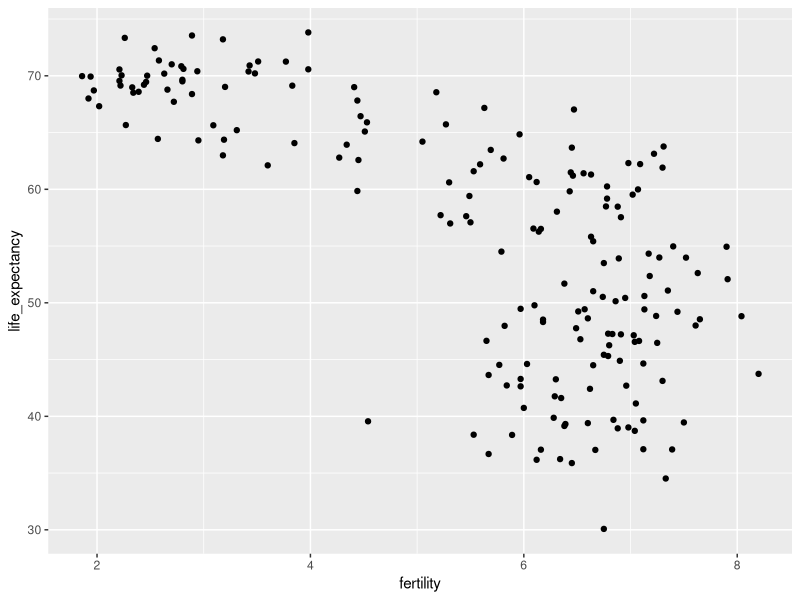
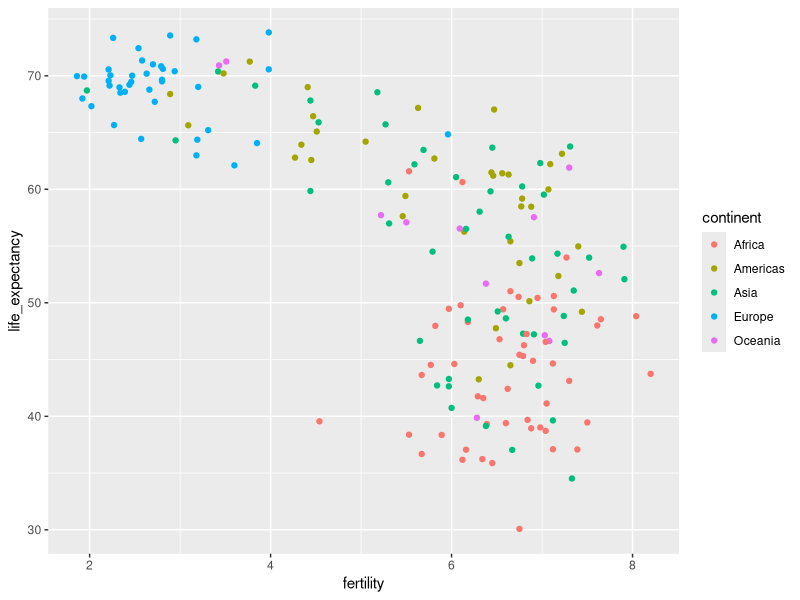
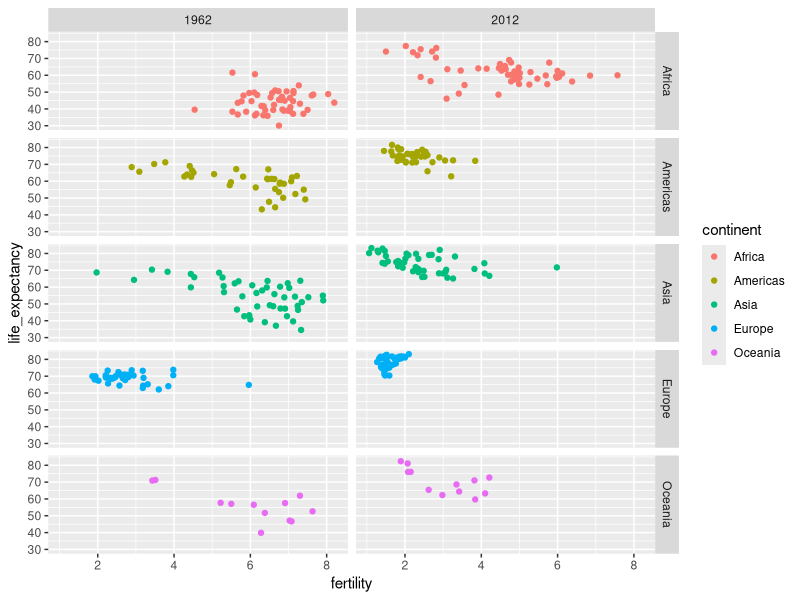
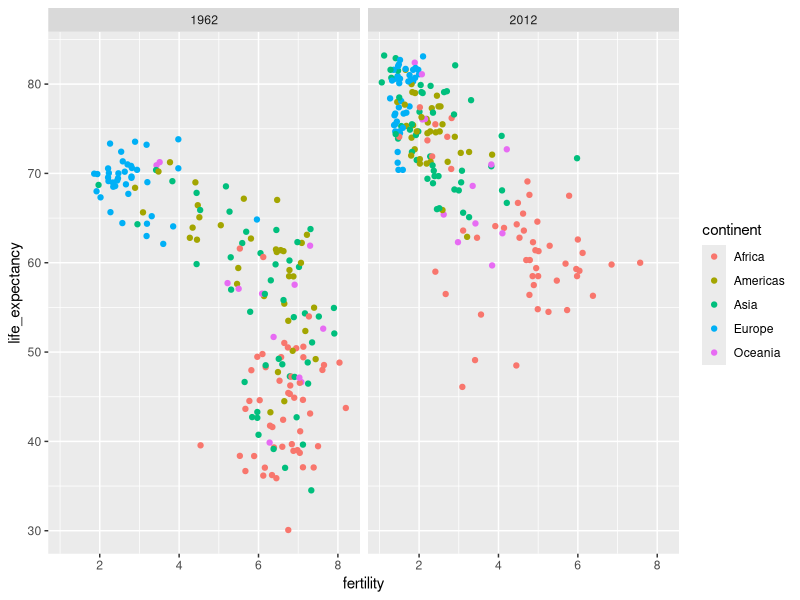
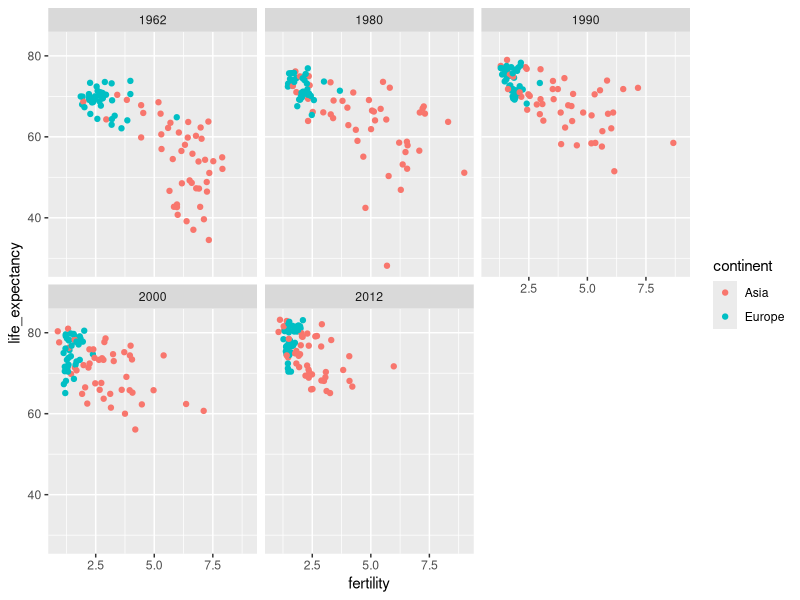
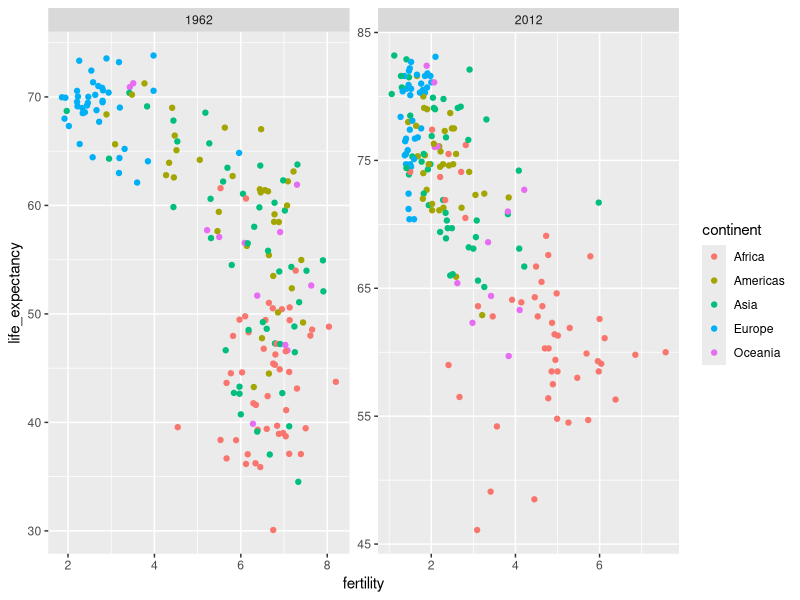
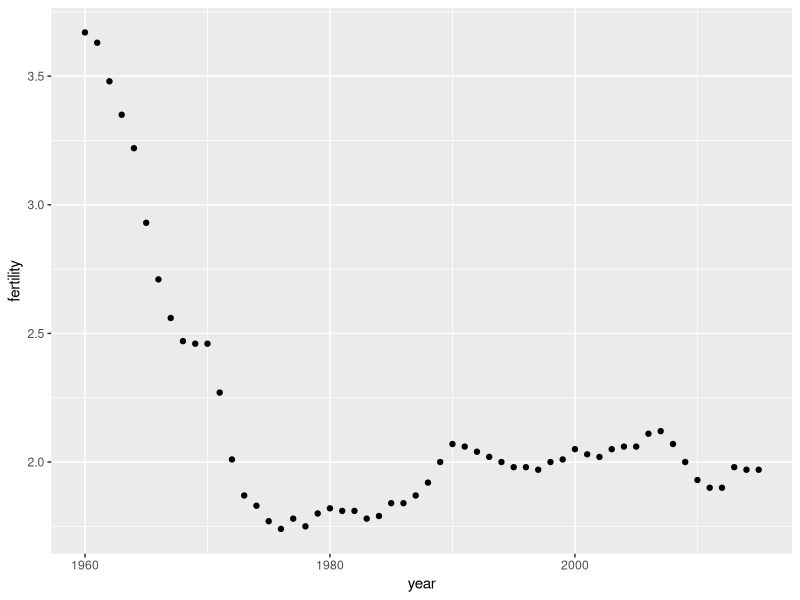
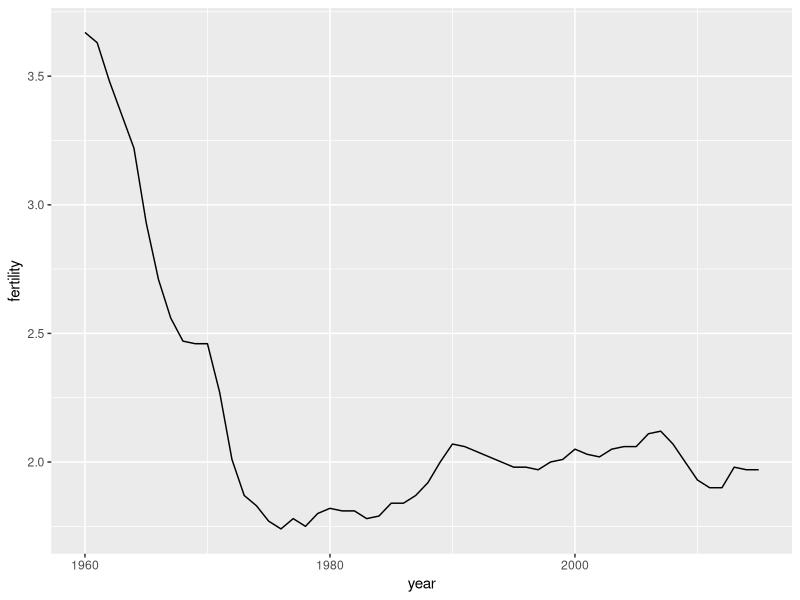

The R source for these figures, in order:
## ---- chunk 1
library(tidyverse)
library(dslabs)
data(gapminder)
gapminder %>% as_tibble()

## ---- chunk 2
gapminder %>% 
  filter(year == 2015 & country %in% c("Sri Lanka","Turkey")) %>% 
  select(country, infant_mortality)
## ---- chunk 3
#> New names:
#> * country -> country...1
#> * infant_mortality -> infant_mortality...2
#> * country -> country...3
#> * infant_mortality -> infant_mortality...4
## ---- chunk 4
filter(gapminder, year == 1962) %>%
  ggplot(aes(fertility, life_expectancy)) +
  geom_point()
## ---- chunk 5
filter(gapminder, year == 1962) %>%
  ggplot( aes(fertility, life_expectancy, color = continent)) +
  geom_point() 

## ---- chunk 6
filter(gapminder, year%in%c(1962, 2012)) %>%
  ggplot(aes(fertility, life_expectancy, col = continent)) +
  geom_point() +
  facet_grid(continent~year)
## ---- chunk 7
filter(gapminder, year%in%c(1962, 2012)) %>%
  ggplot(aes(fertility, life_expectancy, col = continent)) +
  geom_point() +
  facet_grid(. ~ year)
## ---- chunk 8
years <- c(1962, 1980, 1990, 2000, 2012)
continents <- c("Europe", "Asia")
gapminder %>% 
  filter(year %in% years & continent %in% continents) %>%
  ggplot( aes(fertility, life_expectancy, col = continent)) +
  geom_point() +
  facet_wrap(~year) 
## ---- chunk 9
filter(gapminder, year%in%c(1962, 2012)) %>%
  ggplot(aes(fertility, life_expectancy, col = continent)) +
  geom_point() +
  facet_wrap(. ~ year, scales = "free")
## ---- chunk 10
gapminder %>% 
  filter(country == "United States"& !is.na(fertility)) %>% 
  ggplot(aes(year, fertility)) +
  geom_point()
## ---- chunk 11
gapminder %>% 
  filter(country == "United States"& !is.na(fertility)) %>% 
  ggplot(aes(year, fertility)) +
  geom_line()

## ---- chunk 12
countries <- c("South Korea","Germany")

gapminder %>% filter(country %in% countries& !is.na(fertility)) %>% 
  ggplot(aes(year,fertility)) +
  geom_line()
## ---- chunk 13
countries <- c("South Korea","Germany")

gapminder %>% filter(country %in% countries & !is.na(fertility)) %>% 
  ggplot(aes(year, fertility, group = country)) +
  geom_line()
## ---- chunk 14
countries <- c("South Korea","Germany")

gapminder %>% filter(country %in% countries & !is.na(fertility)) %>% 
  ggplot(aes(year,fertility, col = country)) +
  geom_line()

## ---- chunk 15
labels <- data.frame(country = countries, x = c(1975,1965), y = c(60,72))

gapminder %>% 
  filter(country %in% countries) %>% 
  ggplot(aes(year, life_expectancy, col = country)) +
  geom_line() +
  geom_text(data = labels, aes(x, y, label = country), size = 5) +
  theme(legend.position = "none")
## ---- chunk 16
gapminder <- gapminder %>%  mutate(dollars_per_day = gdp/population/365)

## ---- chunk 17
past_year <- 1970
gapminder %>% 
  filter(year == past_year & !is.na(gdp)) %>%
  ggplot(aes(dollars_per_day)) + 
  geom_histogram(binwidth = 1, color = "black")

## ---- chunk 18
gapminder %>% 
  filter(year == past_year & !is.na(gdp)) %>%
  ggplot(aes(log2(dollars_per_day))) + 
  geom_histogram(binwidth = 1, color = "black")
## ---- chunk 19
filter(gapminder, year == past_year) %>%
  summarize(min = min(population), max = max(population))
## ---- chunk 20
gapminder %>% 
  filter(year == past_year) %>%
  ggplot(aes(log10(population))) +
  geom_histogram(binwidth = 0.5, color = "black")
## ---- chunk 21
gapminder %>% 
  filter(year == past_year & !is.na(gdp)) %>%
  ggplot(aes(dollars_per_day)) + 
  geom_histogram(binwidth = 1, color = "black") +
  scale_x_continuous(trans = "log2")
## ---- chunk 22
gapminder %>% 
  filter(year == past_year & !is.na(gdp)) %>%
  mutate(region = reorder(region, dollars_per_day, FUN = median)) %>%
  ggplot(aes(dollars_per_day, region)) +
  geom_point() +
  scale_x_continuous(trans = "log2")  
## ---- chunk 23
gapminder <- gapminder %>% 
  mutate(group = case_when(
    region %in% c("Western Europe", "Northern Europe","Southern Europe", 
                    "Northern America", 
                  "Australia and New Zealand") ~ "West",
    region %in% c("Eastern Asia", "South-Eastern Asia") ~ "East Asia",
    region %in% c("Caribbean", "Central America", 
                  "South America") ~ "Latin America",
    continent == "Africa" & 
      region != "Northern Africa" ~ "Sub-Saharan",
    TRUE ~ "Others"))
## ---- chunk 24
gapminder <- gapminder %>% 
  mutate(group = factor(group, levels = c("Others", "Latin America", 
                                          "East Asia", "Sub-Saharan",
                                          "West")))
## ---- chunk 25
p <- gapminder %>% 
  filter(year == past_year & !is.na(gdp)) %>%
  ggplot(aes(group, dollars_per_day)) +
  geom_boxplot() +
  scale_y_continuous(trans = "log2") +
  xlab("") +
  theme(axis.text.x = element_text(angle = 90, hjust = 1)) 
p

## ---- chunk 26
p + geom_point(alpha = 0.5)

## ---- chunk 27
library(ggridges)
p <- gapminder %>% 
  filter(year == past_year & !is.na(dollars_per_day)) %>%
  ggplot(aes(dollars_per_day, group)) + 
  scale_x_continuous(trans = "log2") 
p  + geom_density_ridges(bandwidth = 0.648) 

## ---- chunk 28
p + geom_density_ridges(jittered_points = TRUE,bandwidth = 0.648)

## ---- chunk 29
p + geom_density_ridges(jittered_points = TRUE, bandwidth = 0.648,
                        position = position_points_jitter(height = 0),
                        point_shape = '|', point_size = 3, 
                        point_alpha = 1, alpha = 0.7)

## ---- chunk 30
past_year <- 1970
present_year <- 2010
years <- c(past_year, present_year)
gapminder %>% 
  filter(year %in% years & !is.na(gdp)) %>%
  mutate(west = ifelse(group == "West", "West", "Developing")) %>%
  ggplot(aes(dollars_per_day)) +
  geom_histogram(binwidth = 1, color = "black") +
  scale_x_continuous(trans = "log2") + 
  facet_grid(year ~ west)

## ---- chunk 31
country_list_1 <- gapminder %>% 
  filter(year == past_year & !is.na(dollars_per_day)) %>% 
  pull(country)

country_list_2 <- gapminder %>% 
  filter(year == present_year & !is.na(dollars_per_day)) %>% 
  pull(country)
      
country_list <- intersect(country_list_1, country_list_2)
## ---- chunk 32
gapminder %>% 
  filter(year %in% years & country %in% country_list) %>%
  ggplot(aes(group, dollars_per_day)) +
  geom_boxplot() +
  theme(axis.text.x = element_text(angle = 90, hjust = 1)) +
  scale_y_continuous(trans = "log2") +
  xlab("") +
  facet_grid(. ~ year)
## ---- chunk 33
gapminder %>% 
  filter(year %in% years & country %in% country_list) %>%
  mutate(year = factor(year)) %>%
  ggplot(aes(group, dollars_per_day, fill = year)) +
  geom_boxplot() +
  theme(axis.text.x = element_text(angle = 90, hjust = 1)) +
  scale_y_continuous(trans = "log2") +
  xlab("") 

## ---- chunk 34
gapminder %>% 
  filter(year %in% years & country %in% country_list) %>%
  ggplot(aes(dollars_per_day)) +
  geom_density(fill = "grey") + 
  scale_x_continuous(trans = "log2") + 
  facet_grid(. ~ year)
## ---- chunk 35
gapminder %>% 
  filter(year %in% years & country %in% country_list) %>%
  mutate(group = ifelse(group == "West", "West", "Developing")) %>%
  ggplot(aes(dollars_per_day, fill = group)) +
  scale_x_continuous(trans = "log2") +
  geom_density(alpha = 0.2) + 
  facet_grid(year ~ .)
## ---- chunk 36
aes(x = dollars_per_day, y = ..count..)

## ---- chunk 37
p <- gapminder %>% 
  filter(year %in% years & country %in% country_list) %>%
  mutate(group = ifelse(group == "West", "West", "Developing")) %>%
  ggplot(aes(dollars_per_day, y = ..count.., fill = group)) +
  scale_x_continuous(trans = "log2", limit = c(0.125, 300))

p + geom_density(alpha = 0.2) + 
  facet_grid(year ~ .)
## ---- chunk 38
p + geom_density(alpha = 0.2, bw = 0.75) + facet_grid(year ~ .)

## ---- chunk 39
gapminder %>% 
  filter(year %in% years & !is.na(dollars_per_day)) %>%
  ggplot(aes(dollars_per_day, group)) + 
  scale_x_continuous(trans = "log2") + 
  geom_density_ridges(adjust = 1.5, bandwidth = 0.726) +
  facet_grid(. ~ year)
## ---- chunk 40
gapminder %>% 
    filter(year %in% years & country %in% country_list) %>%
  group_by(year) %>%
  mutate(weight = population/sum(population)*2) %>%
  ungroup() %>%
  ggplot(aes(dollars_per_day, fill = group)) +
  scale_x_continuous(trans = "log2", limit = c(0.125, 300)) + 
  geom_density(alpha = 0.2, bw = 0.75, position = "stack") + 
  facet_grid(year ~ .) 
